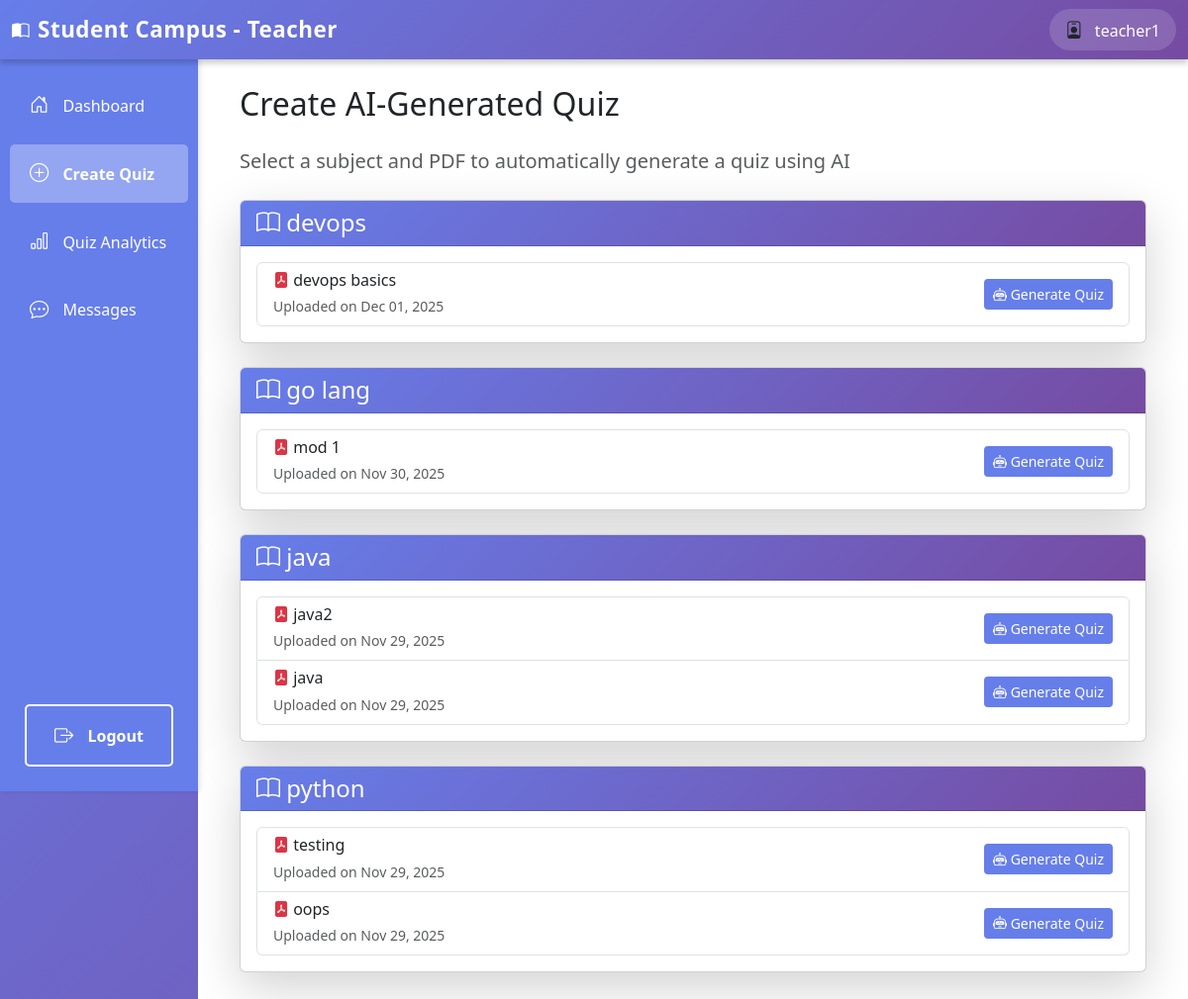
Before: /teacher/quiz/create/ (signed in) with the older database file.
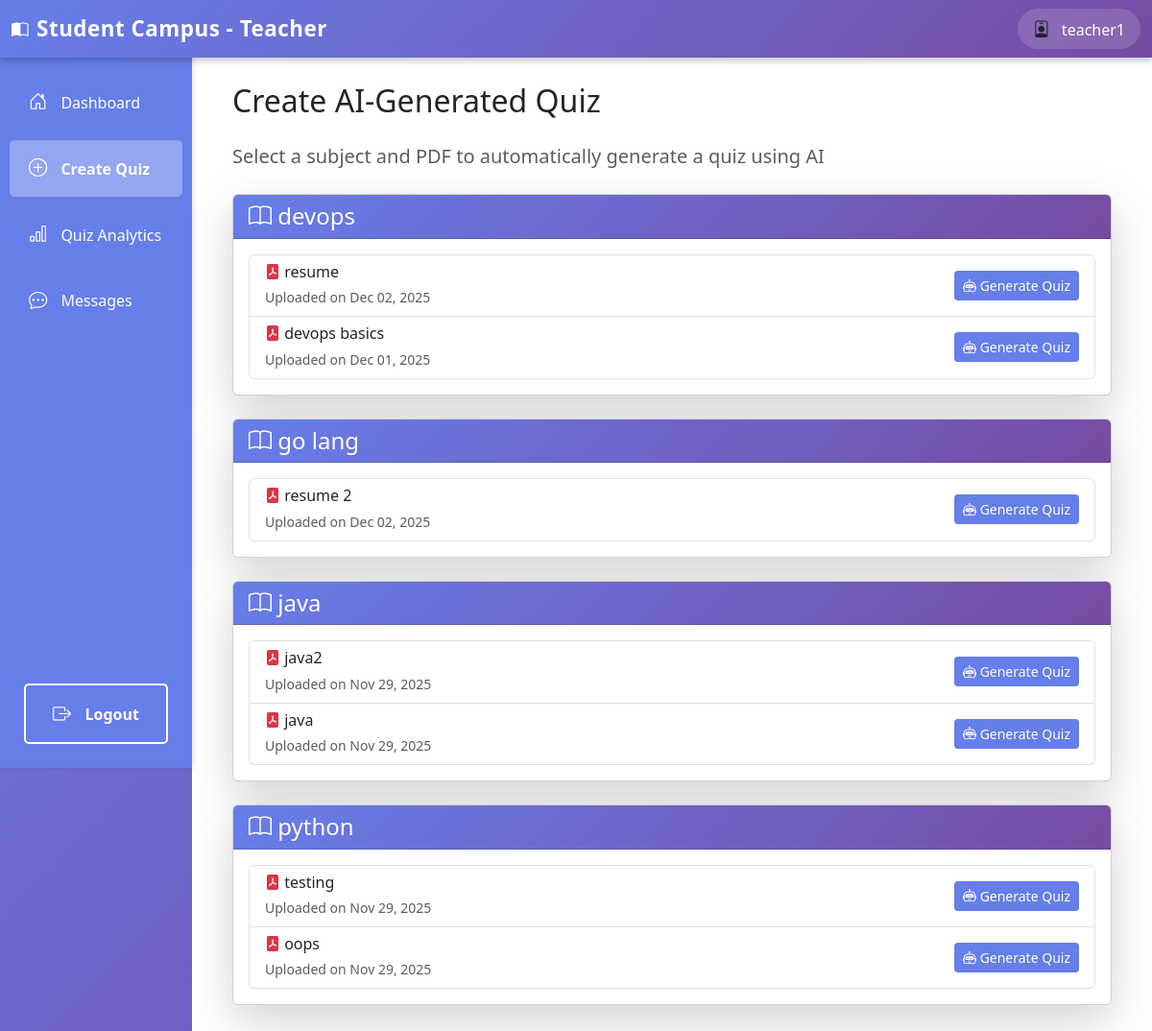
After: the same page with the newer database file.
### teachers/models.py (models this page shows, shortened)
class Subject(models.Model):
    name = models.CharField(max_length=200)
    description = models.TextField(blank=True)
    teacher = models.ForeignKey(User, on_delete=models.CASCADE, related_name='subjects')
    created_at = models.DateTimeField(auto_now_add=True)
    class Meta:
        ordering = ['name']

class PDFNote(models.Model):
    subject = models.ForeignKey(Subject, on_delete=models.CASCADE, related_name='notes')
    title = models.CharField(max_length=200)
    pdf_file = models.FileField(upload_to='notes/%Y/%m/%d/')  # Now supports PDF, DOC, DOCX, PPT, PPTX
    uploaded_by = models.ForeignKey(User, on_delete=models.CASCADE)
    created_at = models.DateTimeField(auto_now_add=True)
    class Meta:
        ordering = ['-created_at']

### teachers/views.py (the view)
# urls.py: path('quiz/create/', views.create_quiz, name='create_quiz'),
@login_required
def create_quiz(request):
    if not request.user.is_teacher():
        return HttpResponseForbidden("You don't have permission to access this page.")
    subjects = Subject.objects.filter(teacher=request.user).prefetch_related('notes')
    return render(request, 'teachers/create_quiz.html', {'subjects': subjects})

### authentication/models.py (called while the page is built)
    def is_teacher(self):
        return self.role == 'teacher'

### templates/teachers/create_quiz.html (shortened to what this page needs)
{% extends 'teachers/base_teacher.html' %}
{% block teacher_content %}
<div class="container">
    <h2 class="mb-4">Create AI-Generated Quiz</h2>
    <p class="lead text-muted mb-4">Select a subject and PDF to automatically generate a quiz using AI</p>
    {% if subjects %}
        {% for subject in subjects %}
            {% if subject.notes.all %}
                <div class="card shadow-lg mb-4">
                    <div class="card-header" style="background: linear-gradient(135deg, #667eea 0%, #764ba2 100%); color: white;">
                        <h4 class="mb-0"><i class="bi bi-book"></i> {{ subject.name }}</h4>
                    </div>
                    <div class="card-body">
                        <div class="list-group">
                            {% for note in subject.notes.all %}
                                <div class="list-group-item">
                                    <div class="d-flex justify-content-between align-items-center">
                                        <div>
                                            <h6 class="mb-1"><i class="bi bi-file-pdf-fill text-danger"></i> {{ note.title }}</h6>
                                            <small class="text-muted">Uploaded on {{ note.created_at|date:"M d, Y" }}</small>
                                        </div>
                                        <div>
                                            <a href="{% url 'generate_quiz' note.id %}" class="btn btn-sm" style="background-color: #667eea; color: white;">
                                                <i class="bi bi-robot"></i> Generate Quiz
                                            </a>
                                        </div>
                                    </div>
                                </div>
                            {% endfor %}
                        </div>
                    </div>
                </div>
            {% endif %}
        {% endfor %}
    {% else %}
        <div class="alert alert-info">
            <i class="bi bi-info-circle"></i> No subjects or PDFs available. Please create a subject and upload PDFs first.
        </div>
    {% endif %}
</div>
{% endblock %}

Changed rows visible on the page:
removed PDFNote: title "mod 1", created_at "Nov 30, 2025", shown under Subject "go lang"
added PDFNote: title "resume", created_at "Dec 02, 2025", shown under Subject "devops"
added PDFNote: title "resume 2", created_at "Dec 02, 2025", shown under Subject "go lang"
